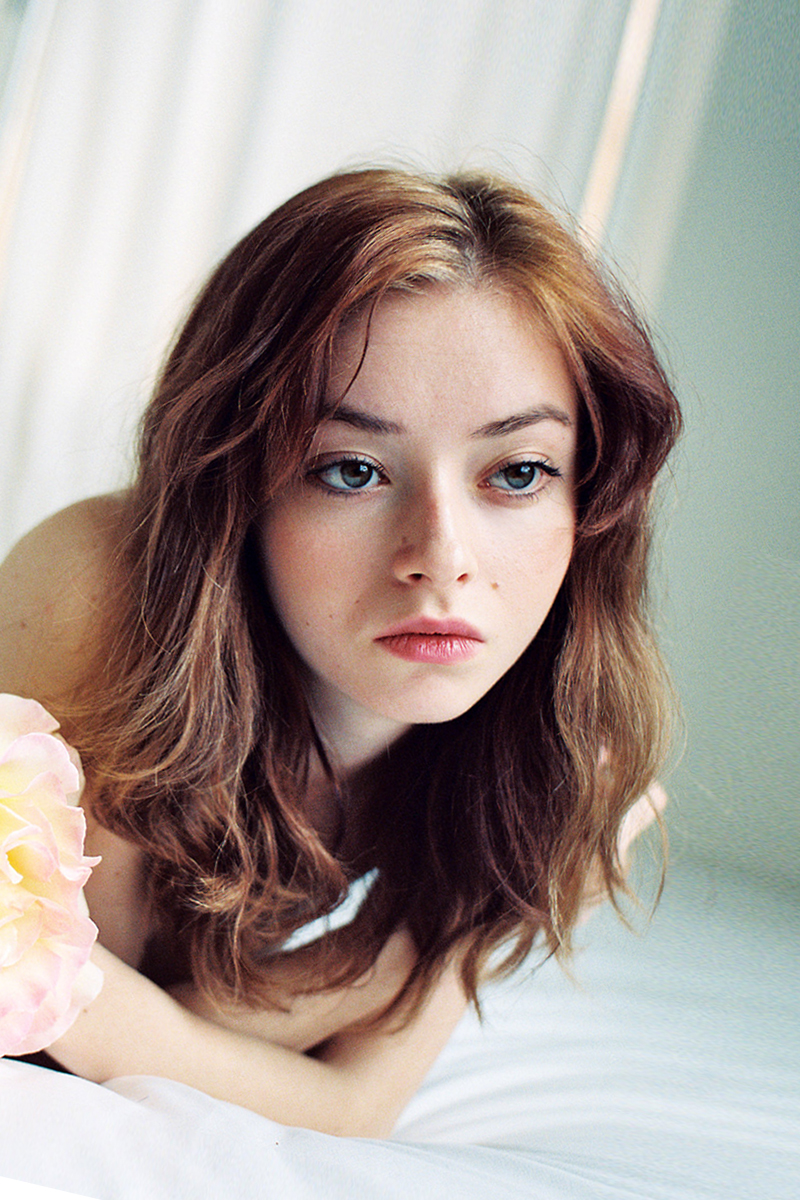
#> input picture input/style1.jpg, 800 x 1200 px
$ python run.py
#> lines starting #> are read from the running program, lines starting #| are printed output that depends on the picture; pictures that were not available may be replaced by others from this repository, and a replacement may not be noted
### style_transfer.py
import os

try:
    import cPickle as pickle
except:
    import pickle

import cv2 as cv
import numpy as np
from face_alignment import FaceAlignment, LandmarksType
from skimage.io import imread, imsave, imshow

from image_morpher import ImageMorpher


class StyleTransfer:
    def __init__(self, style_img, input_img, style_mask, input_mask, save=False):
#> called with style_img = 'input/style1.jpg', input_img = 'input/face.jpg', style_mask = 'input/mask_style1.jpg', input_mask = 'input/mask_face.jpg', save = False
        style_name = os.path.basename(style_img).split('.')[0]
        input_name = os.path.basename(input_img).split('.')[0]

        self.style_img = np.float32(imread(style_img))
        self.input_img = np.float32(imread(input_img))
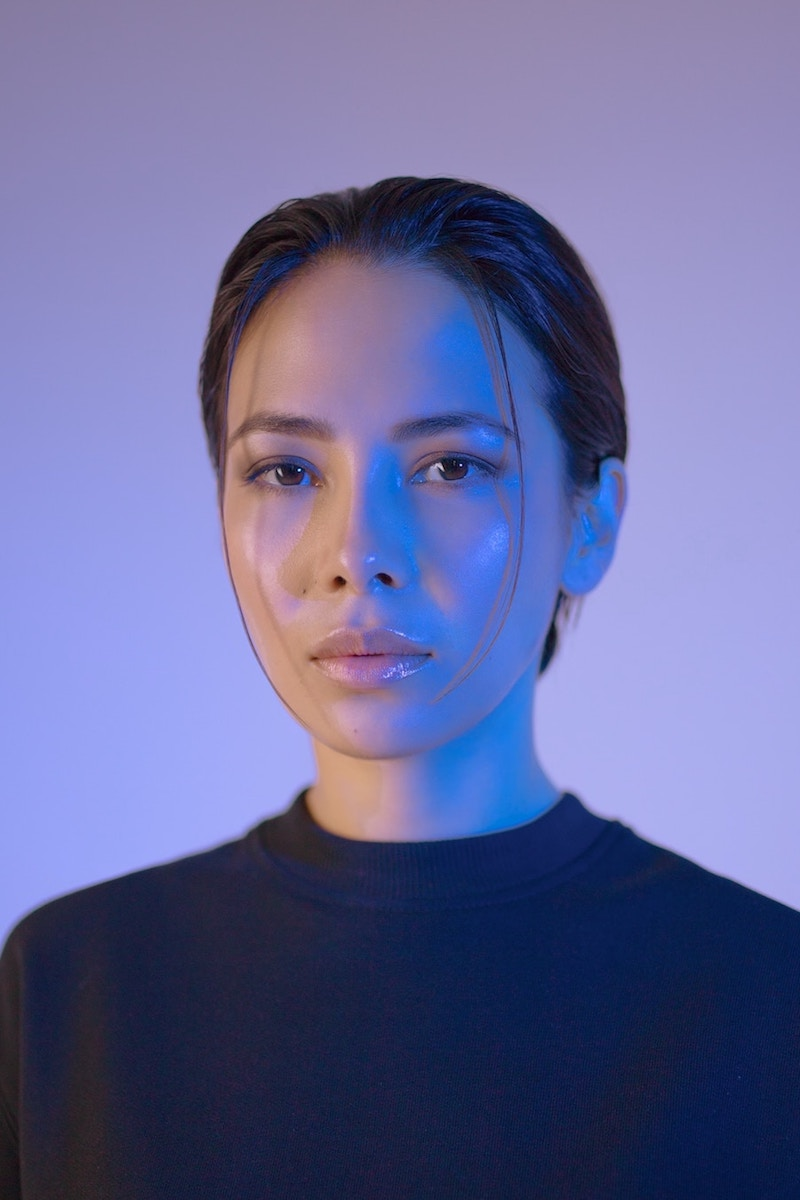
#> input picture input/style2.jpg, 800 x 1200 px, given in place of face.jpg, which was not available

        self.style_mask = np.float32(imread(style_mask))
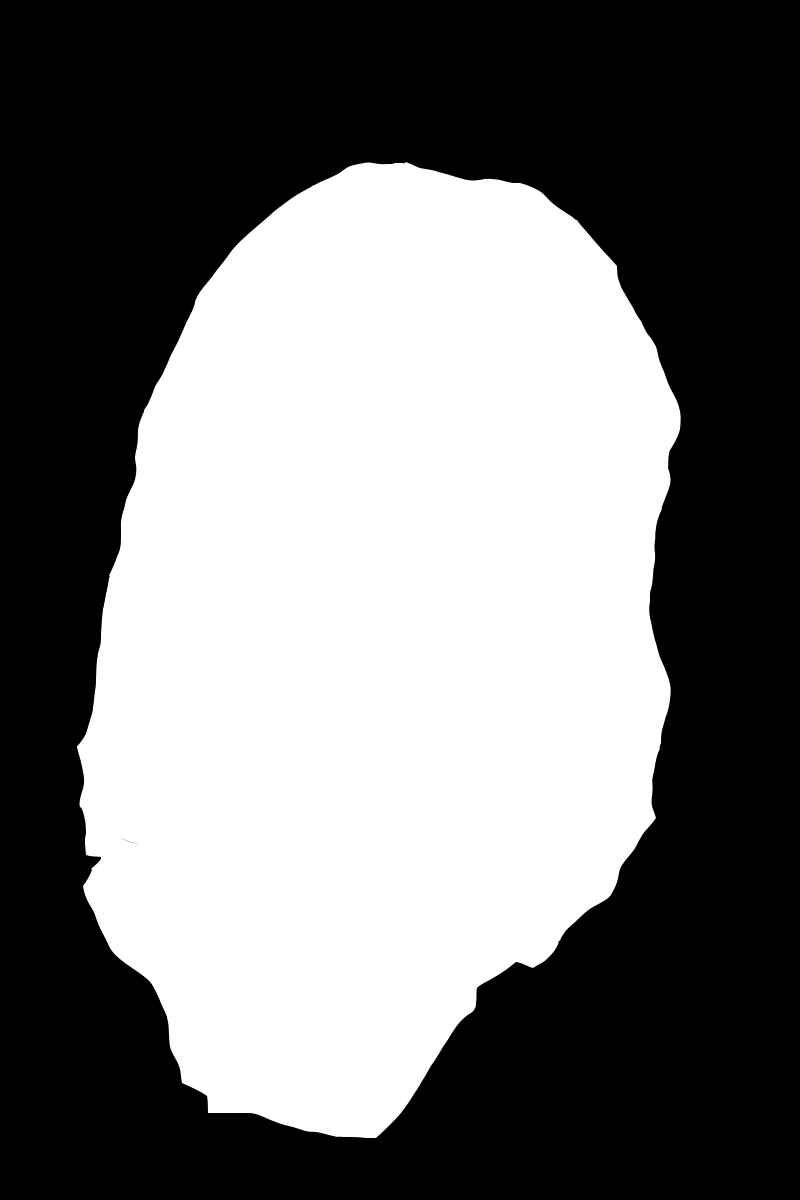
#> input picture input/mask_style1.jpg, 800 x 1200 px
        self.input_mask = np.float32(imread(input_mask))
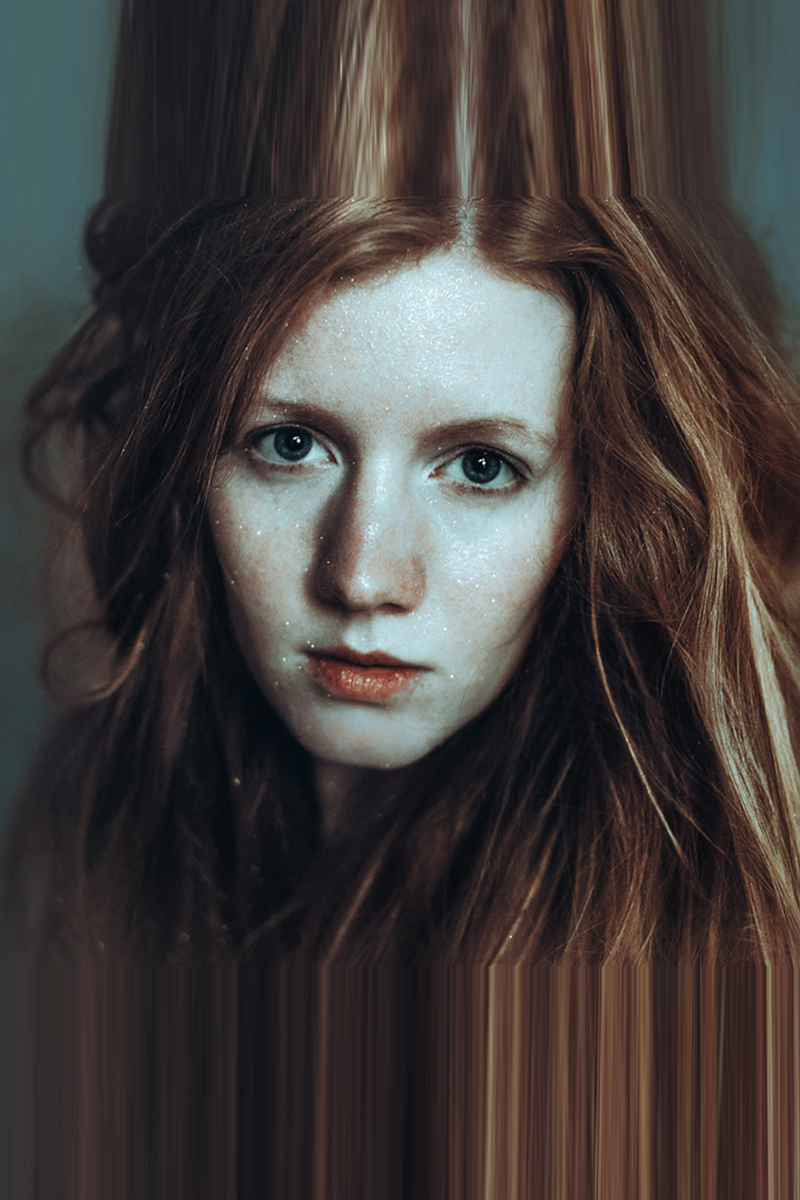
#> input picture input/style3.jpg, 800 x 1200 px, given in place of mask_face.jpg, which was not available

        # Fetch Facial Landmarks
        if os.path.exists('input/%s_%s_lm.pkl' % (style_name, input_name)):
            with open('input/%s_%s_lm.pkl' % (style_name, input_name), 'rb') as f:
                pkl = pickle.load(f)
                self.style_lm = pkl['style']
                self.input_lm = pkl['input']
        else:
#> (the run stopped early here; a loop or call above may not have finished)
